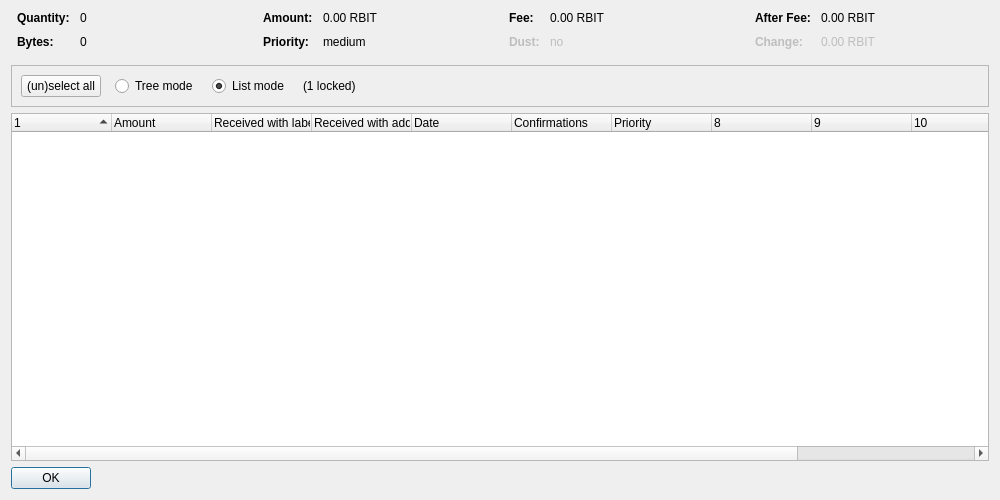
<?xml version="1.0" encoding="UTF-8"?>
<ui version="4.0">
 <class>CoinControlDialog</class>
 <widget class="QDialog" name="CoinControlDialog">
  <property name="geometry">
   <rect>
    <x>0</x>
    <y>0</y>
    <width>1000</width>
    <height>500</height>
   </rect>
  </property>
  <property name="windowTitle">
   <string>Coin Selection</string>
  </property>
  <layout class="QVBoxLayout" name="verticalLayout">
   <item>
    <layout class="QHBoxLayout" name="horizontalLayoutTop" stretch="0,0,0,0">
     <property name="topMargin">
      <number>0</number>
     </property>
     <property name="bottomMargin">
      <number>10</number>
     </property>
     <item>
      <layout class="QFormLayout" name="formLayoutCoinControl1">
       <property name="horizontalSpacing">
        <number>10</number>
       </property>
       <property name="verticalSpacing">
        <number>10</number>
       </property>
       <property name="leftMargin">
        <number>6</number>
       </property>
       <property name="rightMargin">
        <number>6</number>
       </property>
       <item row="0" column="0">
        <widget class="QLabel" name="labelCoinControlQuantityText">
         <property name="font">
          <font>
           <weight>75</weight>
           <bold>true</bold>
          </font>
         </property>
         <property name="text">
          <string>Quantity:</string>
         </property>
        </widget>
       </item>
       <item row="0" column="1">
        <widget class="QLabel" name="labelCoinControlQuantity">
         <property name="cursor">
          <cursorShape>IBeamCursor</cursorShape>
         </property>
         <property name="contextMenuPolicy">
          <enum>Qt::ActionsContextMenu</enum>
         </property>
         <property name="text">
          <string notr="true">0</string>
         </property>
         <property name="textInteractionFlags">
          <set>Qt::LinksAccessibleByMouse|Qt::TextSelectableByKeyboard|Qt::TextSelectableByMouse</set>
         </property>
        </widget>
       </item>
       <item row="1" column="0">
        <widget class="QLabel" name="labelCoinControlBytesText">
         <property name="font">
          <font>
           <weight>75</weight>
           <bold>true</bold>
          </font>
         </property>
         <property name="text">
          <string>Bytes:</string>
         </property>
        </widget>
       </item>
       <item row="1" column="1">
        <widget class="QLabel" name="labelCoinControlBytes">
         <property name="cursor">
          <cursorShape>IBeamCursor</cursorShape>
         </property>
         <property name="contextMenuPolicy">
          <enum>Qt::ActionsContextMenu</enum>
         </property>
         <property name="text">
          <string notr="true">0</string>
         </property>
         <property name="textInteractionFlags">
          <set>Qt::LinksAccessibleByMouse|Qt::TextSelectableByKeyboard|Qt::TextSelectableByMouse</set>
         </property>
        </widget>
       </item>
      </layout>
     </item>
     <item>
      <layout class="QFormLayout" name="formLayoutCoinControl2">
       <property name="horizontalSpacing">
        <number>10</number>
       </property>
       <property name="verticalSpacing">
        <number>10</number>
       </property>
       <property name="leftMargin">
        <number>6</number>
       </property>
       <property name="rightMargin">
        <number>6</number>
       </property>
       <item row="0" column="0">
        <widget class="QLabel" name="labelCoinControlAmountText">
         <property name="font">
          <font>
           <weight>75</weight>
           <bold>true</bold>
          </font>
         </property>
         <property name="text">
          <string>Amount:</string>
         </property>
        </widget>
       </item>
       <item row="0" column="1">
        <widget class="QLabel" name="labelCoinControlAmount">
         <property name="cursor">
          <cursorShape>IBeamCursor</cursorShape>
         </property>
         <property name="contextMenuPolicy">
          <enum>Qt::ActionsContextMenu</enum>
         </property>
         <property name="text">
          <string notr="true">0.00 RBIT</string>
         </property>
         <property name="textInteractionFlags">
          <set>Qt::LinksAccessibleByMouse|Qt::TextSelectableByKeyboard|Qt::TextSelectableByMouse</set>
         </property>
        </widget>
       </item>
       <item row="1" column="0">
        <widget class="QLabel" name="labelCoinControlPriorityText">
         <property name="font">
          <font>
           <weight>75</weight>
           <bold>true</bold>
          </font>
         </property>
         <property name="text">
          <string>Priority:</string>
         </property>
        </widget>
       </item>
       <item row="1" column="1">
        <widget class="QLabel" name="labelCoinControlPriority">
         <property name="cursor">
          <cursorShape>IBeamCursor</cursorShape>
         </property>
         <property name="contextMenuPolicy">
          <enum>Qt::ActionsContextMenu</enum>
         </property>
         <property name="text">
          <string notr="true">medium</string>
         </property>
         <property name="textInteractionFlags">
          <set>Qt::LinksAccessibleByMouse|Qt::TextSelectableByKeyboard|Qt::TextSelectableByMouse</set>
         </property>
        </widget>
       </item>
      </layout>
     </item>
     <item>
      <layout class="QFormLayout" name="formLayoutCoinControl3">
       <property name="horizontalSpacing">
        <number>10</number>
       </property>
       <property name="verticalSpacing">
        <number>10</number>
       </property>
       <property name="leftMargin">
        <number>6</number>
       </property>
       <property name="rightMargin">
        <number>6</number>
       </property>
       <item row="0" column="0">
        <widget class="QLabel" name="labelCoinControlFeeText">
         <property name="font">
          <font>
           <weight>75</weight>
           <bold>true</bold>
          </font>
         </property>
         <property name="text">
          <string>Fee:</string>
         </property>
        </widget>
       </item>
       <item row="0" column="1">
        <widget class="QLabel" name="labelCoinControlFee">
         <property name="cursor">
          <cursorShape>IBeamCursor</cursorShape>
         </property>
         <property name="contextMenuPolicy">
          <enum>Qt::ActionsContextMenu</enum>
         </property>
         <property name="text">
          <string notr="true">0.00 RBIT</string>
         </property>
         <property name="textInteractionFlags">
          <set>Qt::LinksAccessibleByMouse|Qt::TextSelectableByKeyboard|Qt::TextSelectableByMouse</set>
         </property>
        </widget>
       </item>
       <item row="1" column="0">
        <widget class="QLabel" name="labelCoinControlLowOutputText">
         <property name="enabled">
          <bool>false</bool>
         </property>
         <property name="font">
          <font>
           <weight>75</weight>
           <bold>true</bold>
          </font>
         </property>
         <property name="text">
          <string>Dust:</string>
         </property>
        </widget>
       </item>
       <item row="1" column="1">
        <widget class="QLabel" name="labelCoinControlLowOutput">
         <property name="enabled">
          <bool>false</bool>
         </property>
         <property name="cursor">
          <cursorShape>IBeamCursor</cursorShape>
         </property>
         <property name="contextMenuPolicy">
          <enum>Qt::ActionsContextMenu</enum>
         </property>
         <property name="text">
          <string notr="true">no</string>
         </property>
         <property name="textInteractionFlags">
          <set>Qt::LinksAccessibleByMouse|Qt::TextSelectableByKeyboard|Qt::TextSelectableByMouse</set>
         </property>
        </widget>
       </item>
      </layout>
     </item>
     <item>
      <layout class="QFormLayout" name="formLayoutCoinControl4">
       <property name="horizontalSpacing">
        <number>10</number>
       </property>
       <property name="verticalSpacing">
        <number>10</number>
       </property>
       <property name="leftMargin">
        <number>6</number>
       </property>
       <property name="rightMargin">
        <number>6</number>
       </property>
       <item row="0" column="0">
        <widget class="QLabel" name="labelCoinControlAfterFeeText">
         <property name="font">
          <font>
           <weight>75</weight>
           <bold>true</bold>
          </font>
         </property>
         <property name="text">
          <string>After Fee:</string>
         </property>
        </widget>
       </item>
       <item row="0" column="1">
        <widget class="QLabel" name="labelCoinControlAfterFee">
         <property name="cursor">
          <cursorShape>IBeamCursor</cursorShape>
         </property>
         <property name="contextMenuPolicy">
          <enum>Qt::ActionsContextMenu</enum>
         </property>
         <property name="text">
          <string notr="true">0.00 RBIT</string>
         </property>
         <property name="textInteractionFlags">
          <set>Qt::LinksAccessibleByMouse|Qt::TextSelectableByKeyboard|Qt::TextSelectableByMouse</set>
         </property>
        </widget>
       </item>
       <item row="1" column="0">
        <widget class="QLabel" name="labelCoinControlChangeText">
         <property name="enabled">
          <bool>false</bool>
         </property>
         <property name="font">
          <font>
           <weight>75</weight>
           <bold>true</bold>
          </font>
         </property>
         <property name="text">
          <string>Change:</string>
         </property>
        </widget>
       </item>
       <item row="1" column="1">
        <widget class="QLabel" name="labelCoinControlChange">
         <property name="enabled">
          <bool>false</bool>
         </property>
         <property name="cursor">
          <cursorShape>IBeamCursor</cursorShape>
         </property>
         <property name="contextMenuPolicy">
          <enum>Qt::ActionsContextMenu</enum>
         </property>
         <property name="text">
          <string notr="true">0.00 RBIT</string>
         </property>
         <property name="textInteractionFlags">
          <set>Qt::LinksAccessibleByMouse|Qt::TextSelectableByKeyboard|Qt::TextSelectableByMouse</set>
         </property>
        </widget>
       </item>
      </layout>
     </item>
    </layout>
   </item>
   <item>
    <widget class="QFrame" name="frame">
     <property name="minimumSize">
      <size>
       <width>0</width>
       <height>40</height>
      </size>
     </property>
     <property name="frameShape">
      <enum>QFrame::StyledPanel</enum>
     </property>
     <property name="frameShadow">
      <enum>QFrame::Sunken</enum>
     </property>
     <layout class="QHBoxLayout" name="horizontalLayout">
      <item>
       <layout class="QHBoxLayout" name="horizontalLayoutPanel" stretch="0,0,0,0,0">
        <property name="spacing">
         <number>14</number>
        </property>
        <item>
         <widget class="QPushButton" name="pushButtonSelectAll">
          <property name="sizePolicy">
           <sizepolicy hsizetype="Maximum" vsizetype="Fixed">
            <horstretch>0</horstretch>
            <verstretch>0</verstretch>
           </sizepolicy>
          </property>
          <property name="text">
           <string>(un)select all</string>
          </property>
          <property name="autoDefault">
           <bool>false</bool>
          </property>
         </widget>
        </item>
        <item>
         <widget class="QRadioButton" name="radioTreeMode">
          <property name="sizePolicy">
           <sizepolicy hsizetype="Maximum" vsizetype="Fixed">
            <horstretch>0</horstretch>
            <verstretch>0</verstretch>
           </sizepolicy>
          </property>
          <property name="text">
           <string>Tree mode</string>
          </property>
         </widget>
        </item>
        <item>
         <widget class="QRadioButton" name="radioListMode">
          <property name="sizePolicy">
           <sizepolicy hsizetype="Maximum" vsizetype="Fixed">
            <horstretch>0</horstretch>
            <verstretch>0</verstretch>
           </sizepolicy>
          </property>
          <property name="text">
           <string>List mode</string>
          </property>
          <property name="checked">
           <bool>true</bool>
          </property>
         </widget>
        </item>
        <item>
         <widget class="QLabel" name="labelLocked">
          <property name="text">
           <string notr="true">(1 locked)</string>
          </property>
         </widget>
        </item>
        <item>
         <spacer name="horizontalSpacer">
          <property name="orientation">
           <enum>Qt::Horizontal</enum>
          </property>
          <property name="sizeHint" stdset="0">
           <size>
            <width>40</width>
            <height>20</height>
           </size>
          </property>
         </spacer>
        </item>
       </layout>
      </item>
     </layout>
    </widget>
   </item>
   <item>
    <widget class="CoinControlTreeWidget" name="treeWidget">
     <property name="contextMenuPolicy">
      <enum>Qt::CustomContextMenu</enum>
     </property>
     <property name="sortingEnabled">
      <bool>false</bool>
     </property>
     <property name="columnCount">
      <number>12</number>
     </property>
     <attribute name="headerShowSortIndicator" stdset="0">
      <bool>true</bool>
     </attribute>
     <attribute name="headerStretchLastSection">
      <bool>false</bool>
     </attribute>
     <column>
      <property name="text">
       <string/>
      </property>
     </column>
     <column>
      <property name="text">
       <string>Amount</string>
      </property>
     </column>
     <column>
      <property name="text">
       <string>Received with label</string>
      </property>
     </column>
     <column>
      <property name="text">
       <string>Received with address</string>
      </property>
     </column>
     <column>
      <property name="text">
       <string>Date</string>
      </property>
     </column>
     <column>
      <property name="text">
       <string>Confirmations</string>
      </property>
      <property name="toolTip">
       <string>Confirmed</string>
      </property>
     </column>
     <column>
      <property name="text">
       <string>Priority</string>
      </property>
     </column>
     <column>
      <property name="text">
       <string/>
      </property>
     </column>
     <column>
      <property name="text">
       <string/>
      </property>
     </column>
     <column>
      <property name="text">
       <string/>
      </property>
     </column>
     <column>
      <property name="text">
       <string/>
      </property>
     </column>
     <column>
      <property name="text">
       <string/>
      </property>
     </column>
    </widget>
   </item>
   <item>
    <widget class="QDialogButtonBox" name="buttonBox">
     <property name="sizePolicy">
      <sizepolicy hsizetype="Maximum" vsizetype="Fixed">
       <horstretch>0</horstretch>
       <verstretch>0</verstretch>
      </sizepolicy>
     </property>
     <property name="orientation">
      <enum>Qt::Horizontal</enum>
     </property>
     <property name="standardButtons">
      <set>QDialogButtonBox::Ok</set>
     </property>
    </widget>
   </item>
  </layout>
 </widget>
 <customwidgets>
  <customwidget>
   <class>CoinControlTreeWidget</class>
   <extends>QTreeWidget</extends>
   <header>coincontroltreewidget.h</header>
  </customwidget>
 </customwidgets>
 <resources/>
 <connections/>
</ui>
